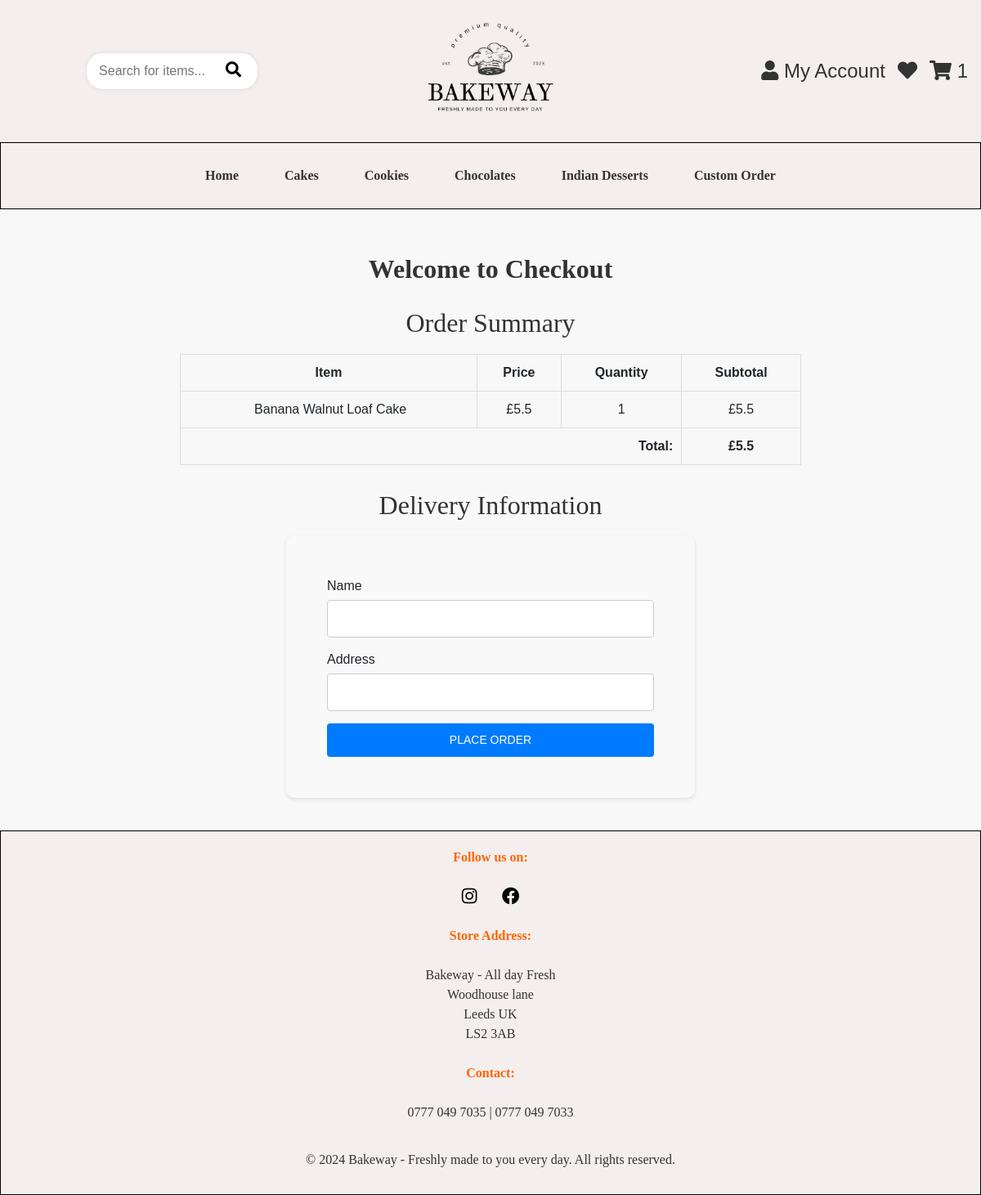
/checkout (signed in), run on the app's committed database.
### app/models.py (models this page shows, shortened)
class CartItem(db.Model):
    id = db.Column(db.Integer, primary_key=True)
    user_id = db.Column(db.Integer, db.ForeignKey('user.id'), nullable=False)  # Link to User table
    product_id = db.Column(db.Integer, db.ForeignKey('product.id'), nullable=False)  # Link to Product table
    quantity = db.Column(db.Integer, nullable=False, default=1)
    product = db.relationship('Product')
    user = db.relationship('User', backref='cart_items')

class Product(db.Model):
    id = db.Column(db.Integer, primary_key=True)
    name = db.Column(db.String(100), nullable=False)
    description = db.Column(db.Text, nullable=False)
    price = db.Column(db.Float, nullable=False)
    category = db.Column(db.String(50), nullable=False)  # 'Cake', 'Cookie', 'Chocolate', 'Desserts'.
    image = db.Column(db.String(225), nullable=False)
    stock = db.Column(db.Integer, nullable=False, default=0)  # Stock quantity

### app/views.py (the view, shortened to what this page needs)
@app.route('/checkout', methods=['GET', 'POST'])
@login_required
def checkout():
    cart_items = CartItem.query.filter_by(user_id=current_user.id).all()
    if request.method == 'GET':
        insufficient_stock = [
            item for item in cart_items if item.product.stock < item.quantity
        ]
        if insufficient_stock:
            for item in insufficient_stock:
                flash(f"Insufficient stock for {item.product.name}. Only {item.product.stock} left.", "danger")
                item.quantity = item.product.stock
            db.session.commit()  # Save the changes to the cart
    if not cart_items:
        flash("Your cart is empty!", "danger")
        return redirect(url_for('cart'))
    total_amount = sum(item.product.price * item.quantity for item in cart_items)
    return render_template('checkout.html', cart_items=cart_items, total_amount=total_amount)

### app/__init__.py (called while the page is built)
@login_manager.user_loader
def load_user(user_id):
    return User.query.get(int(user_id))

### app/views.py (called while the page is built)
@app.before_request
def initialize_cart():
    if 'cart' not in session:
        session['cart'] = {}

@app.context_processor
def inject_cart_quantity():
    if current_user.is_authenticated:
        total_quantity = db.session.query(
            db.func.sum(CartItem.quantity)
        ).filter_by(user_id=current_user.id).scalar() or 0
    else:
        cart = session.get('cart', {})
        total_quantity = sum(item['quantity'] for item in cart.values())
    return dict(cart_total_quantity=total_quantity)

### app/templates/checkout.html (shortened to what this page needs)
{% extends "base.html" %}
{% block content %}
<div class="checkout-page">
    <div class="container">
        <h2><strong>Welcome to Checkout</strong></h2>
        <div class="checkout-summary">
            <h2>Order Summary</h2>
            <table class="order-table">
                <thead>
                    <tr>
                        <th>Item</th>
                        <th>Price</th>
                        <th>Quantity</th>
                        <th>Subtotal</th>
                    </tr>
                </thead>
                <tbody>
                    {% for item in cart_items %}
                    <tr>
                        <td>
                            <span>{{ item.product.name }}</span>
                        </td>
                        <td>£{{ item.product.price }}</td>
                        <td>{{ item.quantity }}</td>
                        <td>£{{ item.product.price * item.quantity }}</td>
                    </tr>
                    {% endfor %}
                </tbody>
                <tfoot>
                    <tr>
                        <td colspan="3" class="total-label">Total:</td>
                        <td class="total-value">£{{ total_amount }}</td>
                    </tr>
                </tfoot>
            </table>
        </div>
        <div class="checkout-form">
            <h2>Delivery Information</h2>
            <form action="{{ url_for('checkout') }}" method="POST">
                <div class="form-group">
                    <label for="name">Name</label>
                    <input type="text" id="name" name="name" required>
                </div>
                <div class="form-group">
                    <label for="address">Address</label>
                    <input type="text" id="address" name="address" required>
                </div>
                <button type="submit" class="btn btn-primary">Place Order</button>
            </form>
        </div>
    </div>
</div>
{% endblock %}

### app/static/style.css (style rules this page uses)
h2 { color: #333; font-family: 'Times New Roman', Times, serif; text-align: center; padding: 10px; }
* { margin: 0; padding: 0; box-sizing: border-box; }
body { font-family: Arial, sans-serif; background-color: #f8f8f8; margin: 0; }
.btn-primary { background-color: #ff6600; border: none; box-shadow: none !important; outline: none !important; padding: 10px 15px; }
form { max-width: 500px; margin: auto; padding: 50px; background: #f9f9f9; border-radius: 10px; box-shadow: 0px 2px 5px rgba(0, 0, 0, 0.1); }
.btn { padding: 12px; background-color: #007bff; color: white; border: none; border-radius: 5px; cursor: pointer; margin-top: 10px; }
.btn { display: inline-block; padding: 10px 20px; background-color: #007bff; color: white; border-radius: 5px; text-decoration: none; text-align: center; }
.checkout-page .container { max-width: 800px; margin: 20px auto; padding: 20px; }
.checkout-page h1, .checkout-page h2 { text-align: center; }
.checkout-page .order-table { width: 100%; border-collapse: collapse; margin-bottom: 20px; }
.checkout-page .order-table th, .checkout-page .order-table td { border: 1px solid #ddd; padding: 10px; text-align: center; }
.checkout-page .order-table .total-label { text-align: right; font-weight: bold; }
.checkout-page .order-table .total-value { font-weight: bold; }
.checkout-page .checkout-form { margin-top: 20px; }
.checkout-page .form-group { margin-bottom: 15px; }
.checkout-page .form-group label { display: block; margin-bottom: 5px; }
.checkout-page .form-group input { width: 100%; padding: 10px; border: 1px solid #ccc; border-radius: 4px; }
.checkout-page .btn { display: block; width: 100%; padding: 10px; background-color: #007BFF; color: white; border: none; border-radius: 4px; cursor: pointer; }
.btn { padding: 10px 15px; border-radius: 5px; text-transform: uppercase; font-size: 14px; border: none; transition: background-color 0.3s; }
.btn-primary { background-color: #007bff; color: white; }

### data on the page
CartItem: product.name "Banana Walnut Loaf Cake", product.price "5.5", quantity "1", item.product.price*item.quantity "5.5"

### other printed values
{{ cart_total_quantity }} "1"
{{ total_amount }} "5.5"
